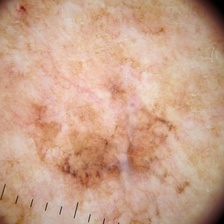
#> input picture images/1.jpg, 224 x 224 px; its folder holds only this picture in this run
$ python work2.py
#> lines starting #> are read from the running program, lines starting #| are printed output that depends on the picture
### basicoperations/requantize.py
import numpy as np
def requantize_image(image, num_levels):
    """" Function to requantize the image"""
    max_value = 255  # Maximum grayscale intensity
    step = (max_value+1) / num_levels  # Size of each interval
    quantized_image = (image // step) * step  # Map to nearest interval
    return quantized_image.astype(np.uint8)

### work2.py
import numpy as np
from PIL import Image
import os

#import basicoperations
from basicoperations import *
from basicoperations import requantize

# Loadig a grayscale image

subfolder = "images"
folder_path = os.getcwd()
# Construct the full path
subfolder_path = os.path.join(folder_path, subfolder)

print('Address ',subfolder_path)

#auxiliary variables to select the image
choose = 1
i=1

for fileName in os.listdir(subfolder_path):
    if  (fileName.endswith('.png') or fileName.endswith('.jpg') or fileName.endswith('.bmp')) and (not fileName.startswith('resized')):
        if (i==choose):
            print(f'Selected Image: {fileName}')
            image_path = os.path.join(subfolder_path, fileName)
            image = Image.open(image_path)
#> image is the input picture: PIL image 224x224 RGB; mean R, G, B 201.9, 162, 138.3
            image = image.convert("L")
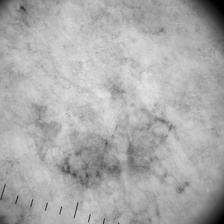
#> image: PIL image 224x224 L; min 0, max 228, mean 171.2
            break
    i+=1

# Convert image to a NumPy array
image_array = np.array(image)


# Requantize to 4 bits = 16 levels (e.g., 0, 16, 32, 48, 64, 80, 96, 112, 128, 144, 160, 176, 192, 208, 224, 240 )
# Requantize to 2 bits = 4 levels (e.g., 0, 64, 128, 192)
# Requantize to 1 bit = 2 levels (e.g. 0, 256)
num_levels = 8
requantized_image = requantize.requantize_image(image_array, num_levels)
#> in requantize_image, `quantized_image = (image // step) * step`:
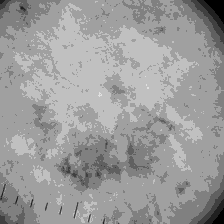
#> quantized_image: shape (224, 224) float64; min 0, max 224, mean 156.1

# Construct histogram
unique_values, counts = np.unique(requantized_image, return_counts=True)
#> unique_values = [0, 32, 64, 96, 128, 160, 192, 224]; counts = [328, 376, 664, 1960, 8943, 26061, 11827, 17]
pmf = counts/(sum(counts))
#> pmf = [0.00654, 0.00749, 0.0132, 0.0391, 0.178, 0.519, 0.236, 0.000339]
xpmf = unique_values*pmf
#> xpmf = [0, 0.24, 0.847, 3.75, 22.81, 83.1, 45.26, 0.0759]

# Calculating metrics
#> (the run stopped early here; a loop or call above may not have finished)

$ run again, on images/WP_20160127_088.jpg
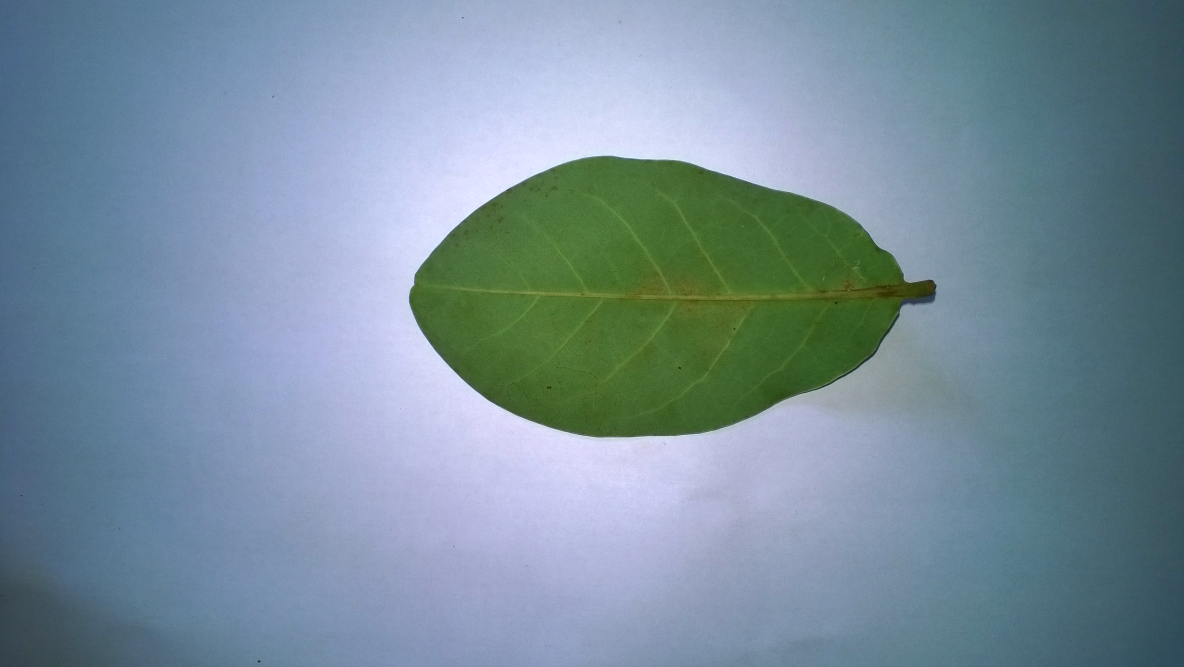
#> input picture images/WP_20160127_088.jpg, 3552 x 2000 px (shown at 1/3 size)
#> image is the input picture: PIL image 3552x2000 RGB; mean R, G, B 119.8, 142.1, 156.2
#> `image = image.convert("L")`:
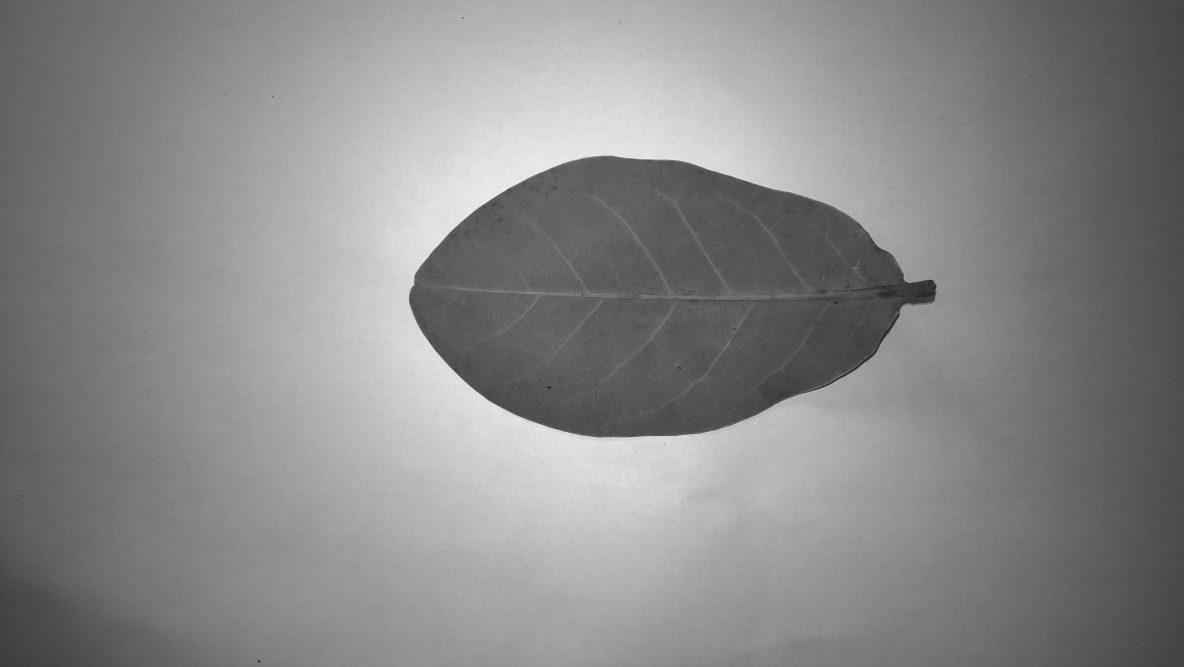
#> image: PIL image 3552x2000 L (shown at 1/3 size); min 14, max 251, mean 137
#> in requantize_image, `quantized_image = (image // step) * step`:
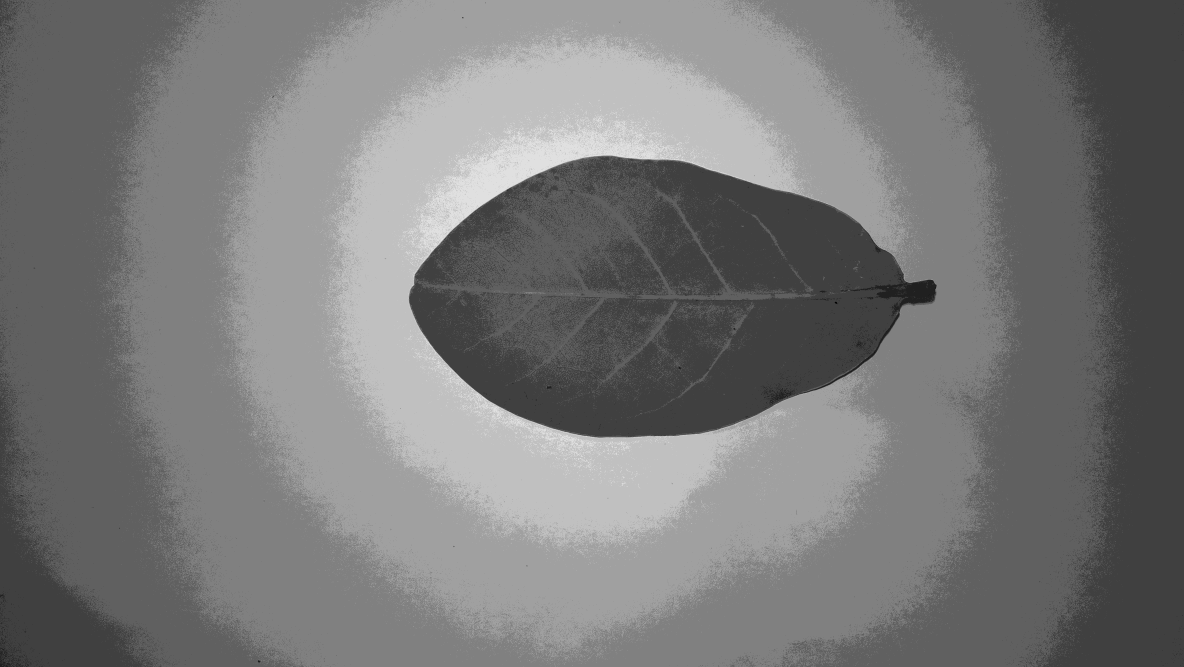
#> quantized_image: shape (2000, 3552) float64 (shown at 1/3 size); min 0, max 224, mean 121.2
#> unique_values = [0, 32, 64, 96, 128, 160, 192, 224]; counts = [65, 17977, 1390569, 1816260, 1686767, 1339973, 762069, 90320]
#> pmf = [9.15e-06, 0.00253, 0.196, 0.256, 0.237, 0.189, 0.107, 0.0127]
#> xpmf = [0, 0.081, 12.53, 24.54, 30.39, 30.18, 20.6, 2.85]

$ run again, on images/5.png
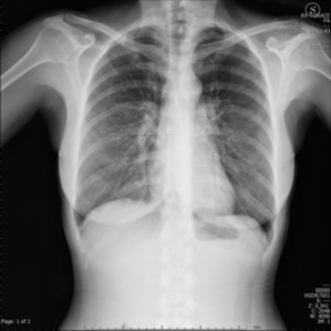
#> input picture images/5.png, 331 x 331 px
#> image is the input picture: PIL image 331x331 RGB; min 0, max 241, mean 117
#> image: PIL image 331x331 L
#> in requantize_image, `quantized_image = (image // step) * step`:
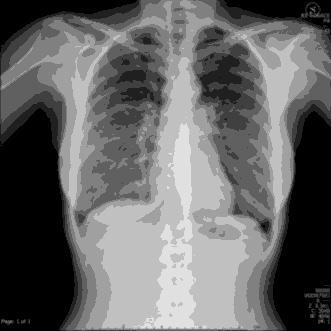
#> quantized_image: shape (331, 331) float64; min 0, max 224, mean 103.2
#> unique_values = [0, 32, 64, 96, 128, 160, 192, 224]; counts = [25743, 5687, 9180, 15063, 14158, 15165, 20343, 4222]
#> pmf = [0.235, 0.0519, 0.0838, 0.137, 0.129, 0.138, 0.186, 0.0385]
#> xpmf = [0, 1.66, 5.36, 13.2, 16.54, 22.15, 35.65, 8.63]
